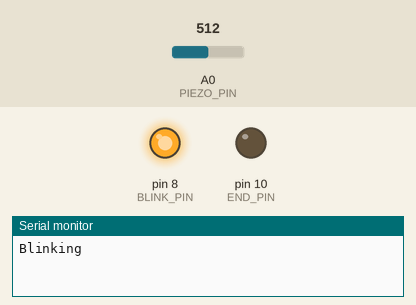
Recording of a sketch running on a simulated Arduino Uno, built with avr-gcc and run on an emulated ATmega328P. On the bench: output pins drawn as LEDs (lit = HIGH), the last lines printed to the serial monitor. The test bench sets the inputs (shaded band); at power-on: A0 (PIEZO_PIN) = 512.

Above: at 0.05 s.
At 2.1 s:
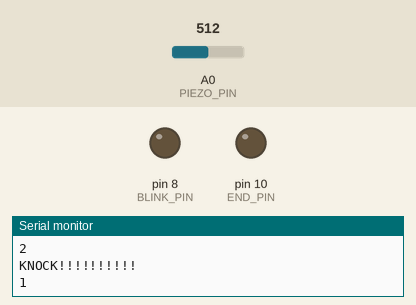
2.2 s: A0 (PIEZO_PIN) set to 12
At 5.7 s:
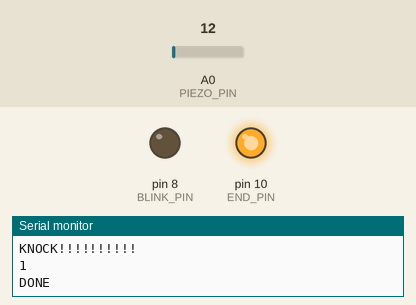
6.4 s: A0 (PIEZO_PIN) set to 9
Timing chart, 0 to 9.4 s (numbered marks = the images above; inputs shaded):
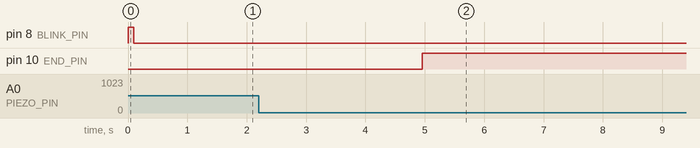

The sketch:

blink_knock_example.ino
```cpp
/******************************************************************************
Piezo_Vibration_Sensor.ino
Example sketch for SparkFun's Piezo Vibration Sensor
  (https://www.sparkfun.com/products/9197)
Jim Lindblom @ SparkFun Electronics
April 29, 2016

- Connect a 1Mohm resistor across the Piezo sensor's pins.
- Connect one leg of the Piezo to GND
- Connect the other leg of the piezo to A0

Vibrations on the Piezo sensor create voltags, which are sensed by the Arduino's
A0 pin. Check the serial monitor to view the voltage generated.

Development environment specifics:
Arduino 1.6.7
******************************************************************************/
const int PIEZO_PIN = A0; // Piezo output
const int BLINK_PIN = 8; //LED control
const int END_PIN = 10; //LED control

const int ROUNDS = 3; //total number of rounds
int curr_round;

void setup()
{
  Serial.begin(9600);
  pinMode(BLINK_PIN, OUTPUT);
  pinMode(END_PIN, OUTPUT);
  curr_round = 1;
}

void loop()
{
  if(curr_round-1 == ROUNDS){
    digitalWrite(END_PIN, HIGH);
    delay(10000);
    digitalWrite(END_PIN, LOW);
    curr_round = 1;
  }
  else{
    Serial.println("Blinking");
    blinkLights(BLINK_PIN, curr_round);
    unsigned long t = millis();
    Serial.println("Waiting on knocks");
    while(millis() - t < 4000){
      if(knocks(curr_round)){
       delay(500);
       curr_round++;
      }
    }
  }
}

void blinkLights(int pin, int times){
  for(int i=0;i<times;i++){
    digitalWrite(pin, HIGH);
    delay(100);
    digitalWrite(pin, LOW);
    delay(200);
  }
}

boolean knocks(int reps){
  if(reps == 0){
    Serial.println("DONE");
    delay(50);
    return(true);
  }
  else{
    //boolean knocked = false;
    unsigned long t = millis();
    while(millis() - t < 1000){
      // Read Piezo ADC value in, and convert it to a voltage
      int piezoADC = analogRead(PIEZO_PIN);
      float piezoV = piezoADC / 1023.0 * 5.0;
      //Serial.println(piezoV); // Print the voltage.
      if(piezoV > 0.05){
        Serial.println("KNOCK!!!!!!!!!!");
        Serial.println(reps);
        delay(500);
        return(knocks(reps-1));
      }
    }
    return(false);
  }
}
```

Measured:
- after the input at 6.4 s, every drawn part: stays the same
